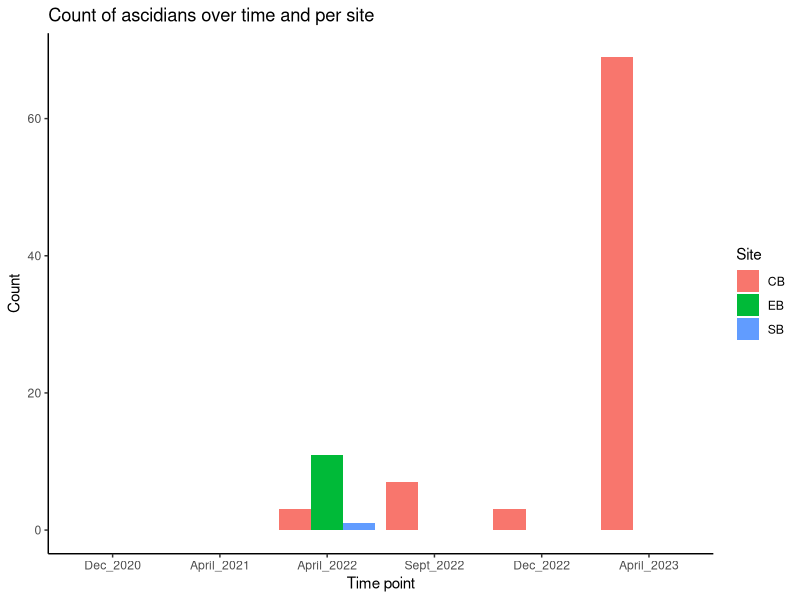
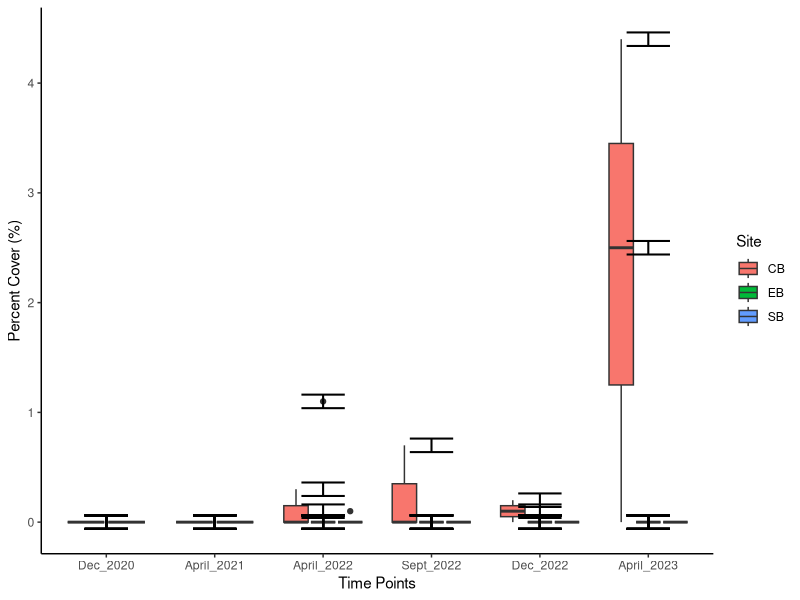
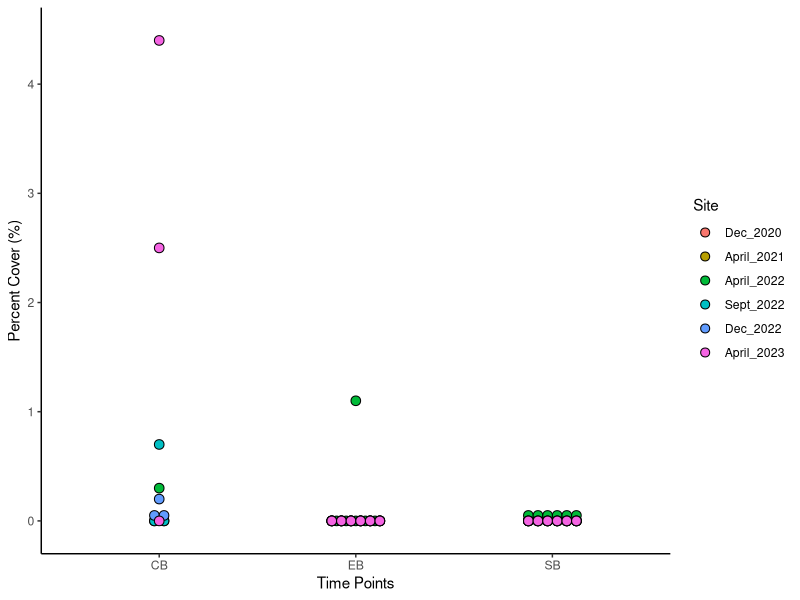

Write the R code that produced these figures, in order. (Note: this script raises an error after producing the figures.)
## ---- chunk 1
rm(list=ls())
library(tidyverse)
library(dplyr)
library(readxl)
## ---- chunk 2
benthic.data <- read_excel("Benthic_cover.xlsx")
## ---- chunk 3
ascidians.full <- benthic.data[, c("Image ID", "Image name", "TP", "Site", "Transect_ID", "Transect_no", "ASCD")]
## ---- chunk 4
month_year <- strsplit(ascidians.full$TP, "_")
month <- sapply(month_year, function(x) x[1])
year <- sapply(month_year, function(x) x[2])
months <- c("January", "February", "March", "April", "May", "June", "July",
            "August", "Sept", "October", "November", "Dec") 
            # Sept and Dec because that's how they're saved in ascidians.full
month_numeric <- match(month, months)
year_numeric <- as.numeric(year)
date <- as.Date(paste(year_numeric, month_numeric, "01", sep = "-"))

# Save the date in a new column, other than TP
ascidians.full$Date <- date
## ---- chunk 5
# Summed up cover = how many is there
ascidians.sum <- ascidians.full %>%
  group_by(TP, Site, Date) %>%
  summarize(sum_cover = sum(ASCD))

# remove NAs first
ascidians.sum <- na.omit(ascidians.sum)

# order the TPs
ascidians.sum <- ascidians.sum %>%
  mutate(TP = factor(TP, levels = c("Dec_2020", "April_2021", "April_2022", "Sept_2022", "Dec_2022",  "April_2023"))) %>%
  arrange(TP)

# simple plot
ggplot(ascidians.sum, aes(x = TP, y = sum_cover, fill = Site)) +
  geom_bar(stat = "identity", position = "dodge") +
  labs(x = "Time point", y = "Count", fill = "Site") +
  ggtitle("Count of ascidians over time and per site") +
  theme_classic()

## ---- chunk 6
# pivot table
t.cover <- benthic.data %>% pivot_longer(c(Acanthastrea:Valspp), names_to = "Genera", values_to = "Cover")

# calculate mean cover & SD and SE by transect
mean.cover <- t.cover %>%
  group_by(TP, Site, Transect_ID, Genera) %>%
  summarize(mean_cover = mean(Cover)) %>%
  mutate(SE = sd(mean_cover) / sqrt(n()),
         SD = sd(mean_cover))




# calculate sum of cover values for each transect - rowSums
# make new column called percent_cover - multiply by 100 to get percent
transect.percent.cover <- mean.cover %>%
  group_by(TP, Site, Transect_ID) %>%
  summarize(percent_cover = sum(mean_cover[Genera == "ASCD"]) / sum(mean_cover) * 100, .groups = "drop") %>%
  mutate(SE = sd(percent_cover)/sqrt(n()))

# percent cover per site
site.percent.cover <- mean.cover %>%
  group_by(TP, Site) %>%
  summarize(percent_cover = sum(mean_cover[Genera == "ASCD"]) / sum(mean_cover) * 100, .groups = "drop") %>%
  mutate(SE = sd(percent_cover)/sqrt(n()))

# percent cover per time point
tp.percent.cover <- mean.cover %>%
  group_by(TP) %>%
  summarize(percent_cover = sum(mean_cover[Genera == "ASCD"]) / sum(mean_cover) * 100, .groups = "drop") %>%
  mutate(SE = sd(percent_cover)/sqrt(n()))


# order the TPs
transect.percent.cover <- transect.percent.cover %>%
  mutate(TP = factor(TP, levels = c("Dec_2020", "April_2021", "April_2022", "Sept_2022", "Dec_2022",  "April_2023"))) %>%
  arrange(TP)

## ---- chunk 7
# plot per time point -> not the correct plot -> need to integrate TP and possibly site?
ggplot(transect.percent.cover, aes(x = TP, y = percent_cover, fill = Site)) +
  geom_boxplot() +
  geom_errorbar(aes(ymin = percent_cover - SE, ymax = percent_cover + SE),
                width = 0.4, size = 0.7) +
  labs(x = "Time Points", y = "Percent Cover (%)") +
  scale_fill_discrete(name = "Site") +
  theme_classic()

# Dotplot
ggplot(transect.percent.cover, aes(x = Site, y = percent_cover, fill = TP)) +
  geom_dotplot(binaxis = "y", stackdir = "center", dotsize = 0.6, show.legend = TRUE) +
  labs(x = "Time Points", y = "Percent Cover (%)") +
  scale_fill_discrete(name = "Site") +
  theme_classic()
## ---- chunk 8
# first average benthic data at transect level (average over 10 quadrats)
mean.cover.transects <- t.cover %>%
  group_by(TP, Site, Transect_ID, Genera) %>%
  summarize(mean_cover = mean(Cover))

# pivot long table back to wide
mean.cover.transects <- mean.cover.transects %>%
  pivot_wider(names_from = Genera, values_from = mean_cover)

ascd.occurr <- mean.cover.transects %>%
  mutate(ascd_occurrence = ifelse(ASCD != 0, "present", "absent"))

sum(ascd.occurr$ascd_occurrence == "present") # only 8 transects where ascidians occur

# calculate FOC for each TRANSECT_ID
transect.foc <- ascd.occurr %>%
  group_by(TP, Site, Transect_ID) %>%
  summarize(foc = (sum(ascd_occurrence == "present") / length(ascd.occurr$Transect_ID))*100)
# not sure if this length(benthic.data$Transect_no) is correct

# calculate FOC for each Site
site.foc <- ascd.occurr %>%
  group_by(TP, Site) %>%
  summarize(foc = (sum(ascd_occurrence == "present") / length(ascd.occurr$Transect_ID))*100)
# do you still use Transect_no here?

# calculate FOC per TP
TP.foc <- ascd.occurr %>%
  group_by(TP) %>%
  summarize(foc = (sum(ascd_occurrence == "present") / length(ascd.occurr$Transect_ID))*100)
## ---- chunk 9
colnames(benthic_data)
# make new data frame with columns without hard corals and sand (easier than taking them out of current df)
# also excluded dead coral and rubble
selected.cols <- c("TP", "Site", "Transect_ID", "Transect_no", "Anemone", "ASCD", "BInv", "CalcInvert", "SC", "SP", "Zoo", "Sediment", "Rhodo", "cyafil", "Cyanob", "TAS", "AL_fleshy", "AL_fol", "Amansia",  "ampart", "Asparago", "Bryopsis","calc_macro",  "Caulcupre", "CauRac", "CCA", "Chaeto", "Chlor", "CodFrag", "Colpo", "CYANO_DHC","Dasy","Dictyopter","Dictyota", "Halimeda","HALY", "Hormo", "Hydrocl", "Hyp", "Laur","MACR_Fil_A","MACR_LTH_O","Mal","MLRP", "Padina", "Ploc", "Sargassum", "Tri_fra", "Turf", "Ulva","Valspp" )
rel.cover.data <- benthic.data[selected.cols]

# calculate mean cover by transect -> transpose first
t.rel.cover <- rel.cover.data %>% pivot_longer(c(Anemone:Valspp), names_to = "Genera", values_to = "Cover")

rel.cover.mean.transects <- t.rel.cover %>%
  group_by(TP, Site, Transect_ID, Genera) %>%
  summarize(mean_cover = mean(Cover))

# transpose back
rel.cover.mean.transects <- rel.cover.mean.transects %>%
  pivot_wider(names_from = Genera, values_from = mean_cover)

# relative ascidian cover = sum(ascidian cover) / sum(all other cover)
rel.ascd.cover <-rel.cover.mean.transects %>%
  group_by(TP, Site, Transect_ID) %>%
  summarize(rel_ascd_cover = ASCD/sum(AL_fleshy:cyafil))

# if ASCD = 0 -> NaN
# if total sum = 0 -> Inf
